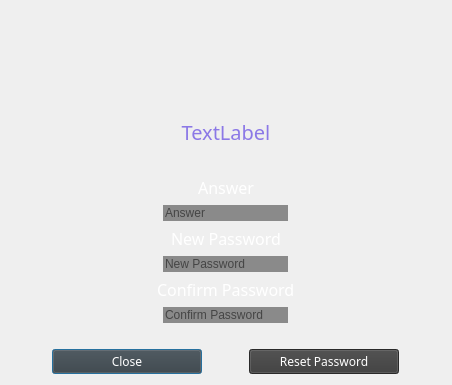
<?xml version="1.0" encoding="UTF-8"?>
<ui version="4.0">
 <class>ForgotPassword</class>
 <widget class="QDialog" name="ForgotPassword">
  <property name="geometry">
   <rect>
    <x>0</x>
    <y>0</y>
    <width>452</width>
    <height>385</height>
   </rect>
  </property>
  <property name="windowTitle">
   <string>Change Password</string>
  </property>
  <property name="windowIcon">
   <iconset resource="resources.qrc">
    <normaloff>:/images/RWLogo.png</normaloff>:/images/RWLogo.png</iconset>
  </property>
  <property name="styleSheet">
   <string notr="true">QDialog {border-image: url(:/images/background.jpg)}
QLabel { background: transparent; }</string>
  </property>
  <layout class="QHBoxLayout" name="horizontalLayout_2">
   <item>
    <layout class="QVBoxLayout" name="verticalLayout_2">
     <item alignment="Qt::AlignHCenter">
      <widget class="QLabel" name="label_4">
       <property name="minimumSize">
        <size>
         <width>100</width>
         <height>0</height>
        </size>
       </property>
       <property name="maximumSize">
        <size>
         <width>100</width>
         <height>100</height>
        </size>
       </property>
       <property name="font">
        <font>
         <family>Segoe UI</family>
         <pointsize>48</pointsize>
         <weight>50</weight>
         <italic>false</italic>
         <bold>false</bold>
         <underline>false</underline>
         <strikeout>false</strikeout>
         <kerning>true</kerning>
        </font>
       </property>
       <property name="cursor">
        <cursorShape>ArrowCursor</cursorShape>
       </property>
       <property name="styleSheet">
        <string notr="true"/>
       </property>
       <property name="text">
        <string/>
       </property>
       <property name="pixmap">
        <pixmap resource="resources.qrc">:/images/RWLogo.png</pixmap>
       </property>
       <property name="scaledContents">
        <bool>true</bool>
       </property>
       <property name="alignment">
        <set>Qt::AlignCenter</set>
       </property>
      </widget>
     </item>
     <item>
      <widget class="QLabel" name="securityQLabel">
       <property name="font">
        <font>
         <family>Rockwell</family>
         <pointsize>15</pointsize>
        </font>
       </property>
       <property name="styleSheet">
        <string notr="true">QLabel {color: rgb(139, 120, 230);}
</string>
       </property>
       <property name="text">
        <string>TextLabel</string>
       </property>
       <property name="alignment">
        <set>Qt::AlignCenter</set>
       </property>
      </widget>
     </item>
     <item>
      <layout class="QVBoxLayout" name="verticalLayout">
       <item>
        <widget class="QLabel" name="label">
         <property name="font">
          <font>
           <family>Rockwell</family>
           <pointsize>12</pointsize>
          </font>
         </property>
         <property name="styleSheet">
          <string notr="true">QLabel {color:white;}</string>
         </property>
         <property name="text">
          <string>Answer</string>
         </property>
         <property name="alignment">
          <set>Qt::AlignCenter</set>
         </property>
        </widget>
       </item>
       <item alignment="Qt::AlignHCenter">
        <widget class="QLineEdit" name="securityQAnswer">
         <property name="minimumSize">
          <size>
           <width>125</width>
           <height>0</height>
          </size>
         </property>
         <property name="maximumSize">
          <size>
           <width>108</width>
           <height>16777215</height>
          </size>
         </property>
         <property name="styleSheet">
          <string notr="true">QLineEdit{color:black; background-color:rgb(138, 138, 138); border:rgb(138, 138, 138);}
</string>
         </property>
         <property name="text">
          <string/>
         </property>
         <property name="echoMode">
          <enum>QLineEdit::Normal</enum>
         </property>
         <property name="placeholderText">
          <string>Answer</string>
         </property>
        </widget>
       </item>
       <item alignment="Qt::AlignHCenter">
        <widget class="QLabel" name="label_2">
         <property name="font">
          <font>
           <family>Rockwell</family>
           <pointsize>12</pointsize>
          </font>
         </property>
         <property name="styleSheet">
          <string notr="true">QLabel {color:white;}</string>
         </property>
         <property name="text">
          <string>New Password</string>
         </property>
        </widget>
       </item>
       <item alignment="Qt::AlignHCenter">
        <widget class="QLineEdit" name="newPassword">
         <property name="sizePolicy">
          <sizepolicy hsizetype="Fixed" vsizetype="Fixed">
           <horstretch>0</horstretch>
           <verstretch>0</verstretch>
          </sizepolicy>
         </property>
         <property name="minimumSize">
          <size>
           <width>125</width>
           <height>0</height>
          </size>
         </property>
         <property name="maximumSize">
          <size>
           <width>150</width>
           <height>16777215</height>
          </size>
         </property>
         <property name="styleSheet">
          <string notr="true">QLineEdit{color:black; background-color:rgb(138, 138, 138); border:rgb(138, 138, 138);}
</string>
         </property>
         <property name="echoMode">
          <enum>QLineEdit::Password</enum>
         </property>
         <property name="placeholderText">
          <string>New Password</string>
         </property>
        </widget>
       </item>
       <item alignment="Qt::AlignHCenter">
        <widget class="QLabel" name="label_3">
         <property name="font">
          <font>
           <family>Rockwell</family>
           <pointsize>12</pointsize>
          </font>
         </property>
         <property name="styleSheet">
          <string notr="true">QLabel {color:white;}</string>
         </property>
         <property name="text">
          <string>Confirm Password</string>
         </property>
        </widget>
       </item>
       <item alignment="Qt::AlignHCenter">
        <widget class="QLineEdit" name="confirmPassword">
         <property name="sizePolicy">
          <sizepolicy hsizetype="Expanding" vsizetype="Fixed">
           <horstretch>0</horstretch>
           <verstretch>0</verstretch>
          </sizepolicy>
         </property>
         <property name="minimumSize">
          <size>
           <width>125</width>
           <height>0</height>
          </size>
         </property>
         <property name="maximumSize">
          <size>
           <width>175</width>
           <height>16777215</height>
          </size>
         </property>
         <property name="styleSheet">
          <string notr="true">QLineEdit{color:black; background-color:rgb(138, 138, 138); border:rgb(138, 138, 138);}
</string>
         </property>
         <property name="echoMode">
          <enum>QLineEdit::Password</enum>
         </property>
         <property name="placeholderText">
          <string>Confirm Password</string>
         </property>
        </widget>
       </item>
      </layout>
     </item>
     <item>
      <spacer name="horizontalSpacer">
       <property name="orientation">
        <enum>Qt::Horizontal</enum>
       </property>
       <property name="sizeHint" stdset="0">
        <size>
         <width>40</width>
         <height>20</height>
        </size>
       </property>
      </spacer>
     </item>
     <item>
      <layout class="QHBoxLayout" name="horizontalLayout">
       <item>
        <widget class="QPushButton" name="close">
         <property name="sizePolicy">
          <sizepolicy hsizetype="Fixed" vsizetype="Fixed">
           <horstretch>0</horstretch>
           <verstretch>0</verstretch>
          </sizepolicy>
         </property>
         <property name="minimumSize">
          <size>
           <width>150</width>
           <height>0</height>
          </size>
         </property>
         <property name="font">
          <font>
           <family>Rockwell</family>
          </font>
         </property>
         <property name="cursor">
          <cursorShape>PointingHandCursor</cursorShape>
         </property>
         <property name="layoutDirection">
          <enum>Qt::LeftToRight</enum>
         </property>
         <property name="styleSheet">
          <string notr="true">QPushButton {color: white; background-color: rgb(58, 58, 58)}</string>
         </property>
         <property name="text">
          <string>Close</string>
         </property>
        </widget>
       </item>
       <item>
        <widget class="QPushButton" name="resetPassword">
         <property name="sizePolicy">
          <sizepolicy hsizetype="Fixed" vsizetype="Fixed">
           <horstretch>0</horstretch>
           <verstretch>0</verstretch>
          </sizepolicy>
         </property>
         <property name="minimumSize">
          <size>
           <width>150</width>
           <height>0</height>
          </size>
         </property>
         <property name="font">
          <font>
           <family>Rockwell</family>
          </font>
         </property>
         <property name="cursor">
          <cursorShape>PointingHandCursor</cursorShape>
         </property>
         <property name="layoutDirection">
          <enum>Qt::LeftToRight</enum>
         </property>
         <property name="styleSheet">
          <string notr="true">QPushButton {color: white; background-color: rgb(58, 58, 58)}</string>
         </property>
         <property name="text">
          <string>Reset Password</string>
         </property>
        </widget>
       </item>
      </layout>
     </item>
    </layout>
   </item>
  </layout>
 </widget>
 <resources>
  <include location="resources.qrc"/>
 </resources>
 <connections/>
</ui>
